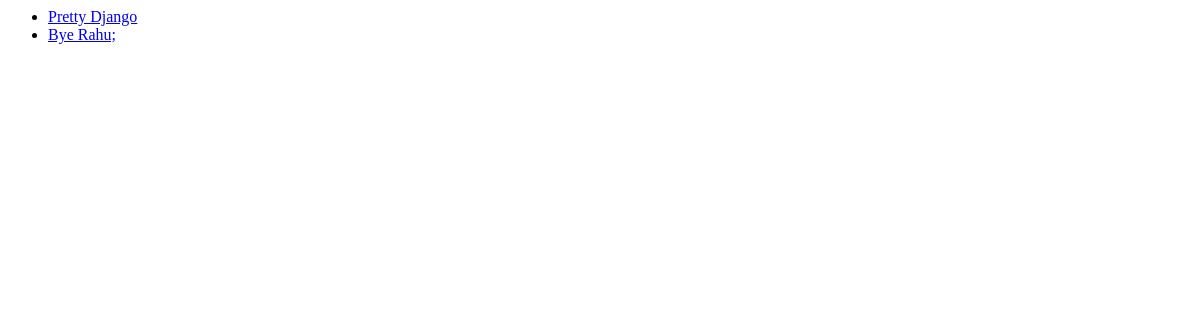
/polls/, run on an earlier commit of the app's database.
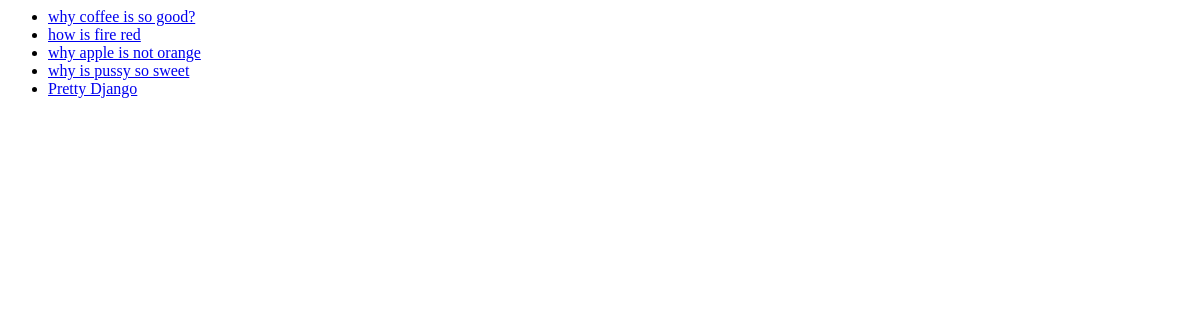
And on a later commit of the database.
### polls/models.py (models this page shows, shortened)
class Question(models.Model):
    question_text = models.CharField(max_length=350)
    pub_date = models.DateTimeField('date published')

### polls/views.py (the view)
# urls.py: path('', views.IndexView.as_view(), name='index'),
class IndexView(generic.ListView):
    template_name = 'polls/index.html'
    context_object_name = 'latest_questions'
    def get_queryset(self):
        return Question.objects.order_by('-pub_date')[:5]

### polls/templates/polls/index.html
{% if latest_questions %}
    <ul>
        {% for q in latest_questions %}
        <li><a href= "{% url 'polls:detail' q.id %}">
            {{ q.question_text  }}
        </a></li>
        {% endfor %}
    </ul>
    {% else %}
    <p>No data here</p>
    {% endif %}

What changed in the data, as far as the page shows it:
no longer on this page (row unchanged): Question: question_text "Bye Rahu;"
added Question: question_text "why coffee is so good?"
added Question: question_text "how is fire red"
added Question: question_text "why apple is not orange"
added Question: question_text "why is pussy so sweet"
